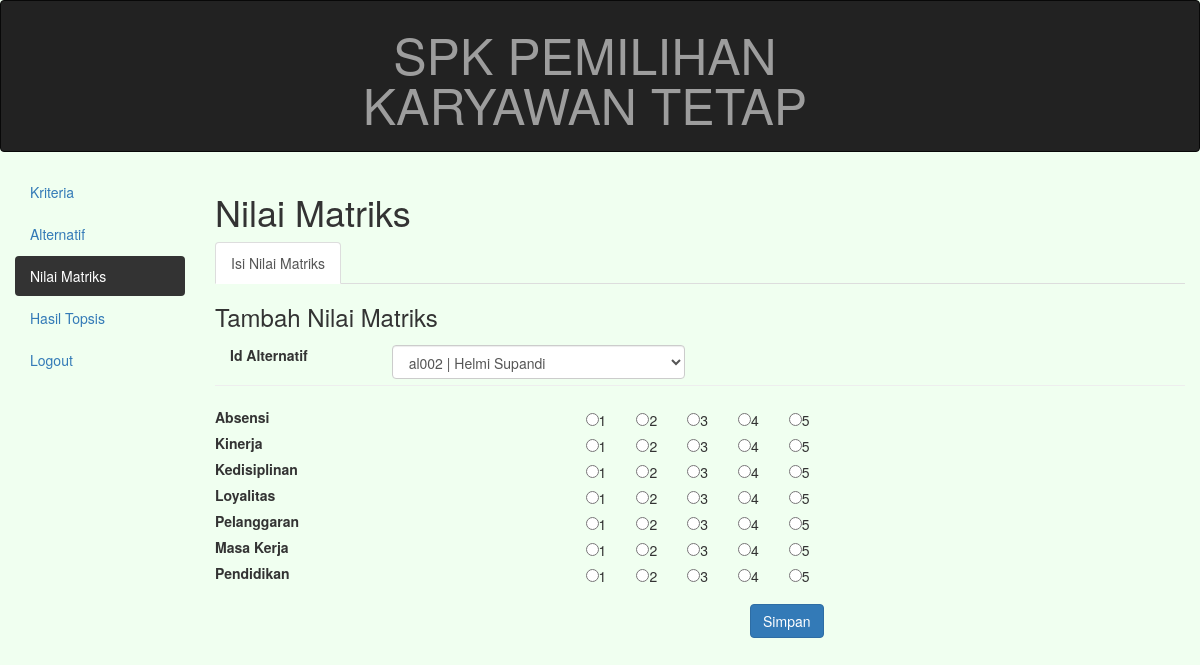
The page /?a=nilaimatrik on the database its author committed.
### tables this page shows
CREATE TABLE `kriteria` (
  `id_kriteria` varchar(5) NOT NULL,
  `nama_kriteria` varchar(45) NOT NULL,
  `bobot` double NOT NULL,
  `nilai1` double NOT NULL,
  `nilai2` double NOT NULL,
  `nilai3` double NOT NULL,
  `nilai4` double NOT NULL,
  `nilai5` double NOT NULL,
  `sifat` varchar(15) NOT NULL
);

### nilaimatrik.php (the view, shortened to what this page needs)
<h1>Nilai Matriks</h1>
<ul class="nav nav-tabs">
	<li class="active"><a href="index.php?a=kriteria&k=kriteria">Isi Nilai Matriks</a></li>
</ul>
<div class="box-header">
	<h3 class="box-title">Tambah Nilai Matriks</h3>
</div>
<form method="POST" action="">
	<div class="form-group" class="text-center">
		<label class="control-label col-lg-2">Id Alternatif</label>
		<div class="col-lg-4">
			<select name="id_alt" class="form-control">
				<?php
				include("konfig/koneksi.php");
				$s = mysqli_query($conn, "select * from alternatif");
				while ($d = mysqli_fetch_assoc($s)) {
				?>
					<option value="<?php echo $d['id_alternatif'] ?>"><?php echo $d['id_alternatif'] . " | " . $d['nm_alternatif'] ?></option>
				<?php
				}
				?>
			</select>
		</div>
	</div>
	<br />
	<hr />
	<div class="form-group">
		<?php
		$i = 1;
		$alt = mysqli_query($conn, "select * from kriteria order by id_kriteria");
		while ($dalt = mysqli_fetch_assoc($alt)) {
		?>
			<table align="left">
				<tr>
					<td width="200">
						<label><?php echo $dalt['nama_kriteria']; ?></label>
					</td>
					<div class="col-md-7">
						<td width="80" class="col-md-1">
							<input type="radio" name="nilai<?php echo $i; ?>" value="<?php echo $dalt['nilai1']; ?>" /><?php echo $dalt['nilai1']; ?>
						</td>
						<td width="80" class="col-md-1">
							<input type="radio" name="nilai<?php echo $i; ?>" value="<?php echo $dalt['nilai2']; ?>" /><?php echo $dalt['nilai2']; ?>
						</td>
						<td width="80" class="col-md-1">
							<input type="radio" name="nilai<?php echo $i; ?>" value="<?php echo $dalt['nilai3']; ?>" /><?php echo $dalt['nilai3']; ?>
						</td>
						<td width="80" class="col-md-1">
							<input type="radio" name="nilai<?php echo $i; ?>" value="<?php echo $dalt['nilai4']; ?>" /><?php echo $dalt['nilai4']; ?>
						</td>
						<td width="80" class="col-md-1">
							<input type="radio" name="nilai<?php echo $i; ?>" value="<?php echo $dalt['nilai5']; ?>" /><?php echo $dalt['nilai5']; ?>
						</td>
				</tr>
			<?php
			$i++;
		}
			?>
			<tr>
				<td colspan=5 align="center" style="position: absolute; left: 550px;bottom: -50px;">
					<input type="submit" name="simpan" value="Simpan" class="btn btn-primary">
				</td>
			</tr>
			</table>
	</div>
	</div>

### index.php (style rules this page uses)
body { background-color: #F0FFF0; }

### rows shown on the page
kriteria: nama_kriteria "Absensi", nilai1 "1", nilai2 "2", nilai3 "3", nilai4 "4", nilai5 "5"
kriteria: nama_kriteria "Kinerja", nilai1 "1", nilai2 "2", nilai3 "3", nilai4 "4", nilai5 "5"
kriteria: nama_kriteria "Kedisiplinan", nilai1 "1", nilai2 "2", nilai3 "3", nilai4 "4", nilai5 "5"
kriteria: nama_kriteria "Loyalitas", nilai1 "1", nilai2 "2", nilai3 "3", nilai4 "4", nilai5 "5"
kriteria: nama_kriteria "Pelanggaran", nilai1 "1", nilai2 "2", nilai3 "3", nilai4 "4", nilai5 "5"
kriteria: nama_kriteria "Masa Kerja", nilai1 "1", nilai2 "2", nilai3 "3", nilai4 "4", nilai5 "5"
kriteria: nama_kriteria "Pendidikan", nilai1 "1", nilai2 "2", nilai3 "3", nilai4 "4", nilai5 "5"

### other values the page prints
form field id_alt "al002 | Helmi Supandi"
